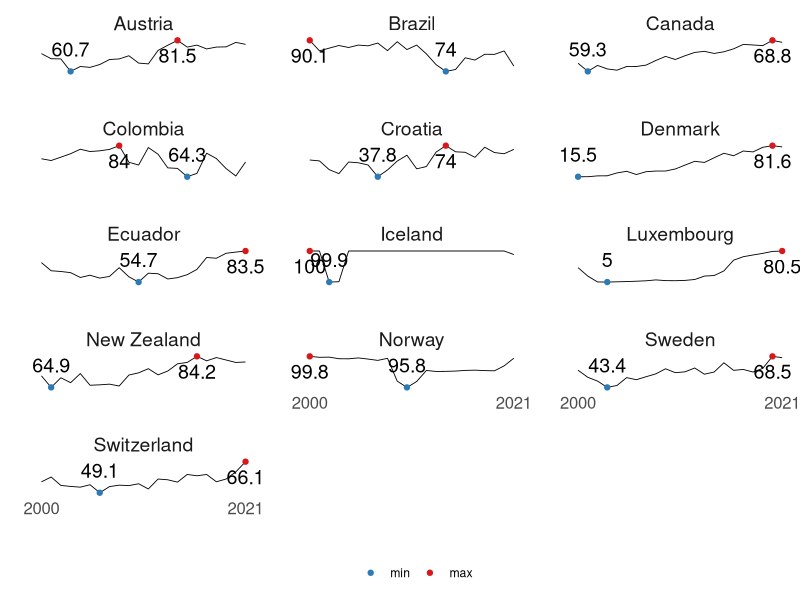

The R script that drew this image:
library(tidyverse)

data <- read_csv("data/renewable_65_perc.csv",
                 show_col_types = FALSE)

## I want to compare The share of renewable energy per countries.
## We calculate the max and min for each countries

min_df <- data %>%
  group_by(territory) %>%
  slice(which.min(share_electricity))

max_df <- data %>%
  group_by(territory) %>%
  slice(which.max(share_electricity))

col <- c("min" = "#2c7bb6", "max" = "#d7191c")

data %>%
  ggplot(aes(x = year, y = share_electricity)) +
  facet_wrap(territory ~ .,
             scales = "free_y",
             ncol = 3
             ) +
  geom_line(linewidth = 0.3) +
  geom_point(data = min_df, aes(colour = "min")) +
  geom_point(data = max_df, aes(colour = "max")) +
  geom_text(data = min_df, aes(label = round(share_electricity, 1)),
            size = 5,
            vjust = -1) +
  geom_text(data = max_df, aes(label = round(share_electricity, 1)),
            size = 5,
            vjust = 1.5, hjust = 0.5) +
  theme_minimal() +
  ylab("") + xlab("") +
  coord_cartesian(clip = "off") +
  scale_x_continuous(breaks = c(2000, 2021)) +
  scale_colour_manual(
    name = "",
    breaks = c("min", "max"),
    values = col) +
  theme(
    axis.text.x =element_text(size = 12),
    axis.text.y = element_blank(),
    axis.ticks = element_blank(),
    panel.grid = element_blank(),
    strip.text = element_text(size = 14),
    panel.spacing = unit(2, "lines"),
    legend.position = "bottom"
  )